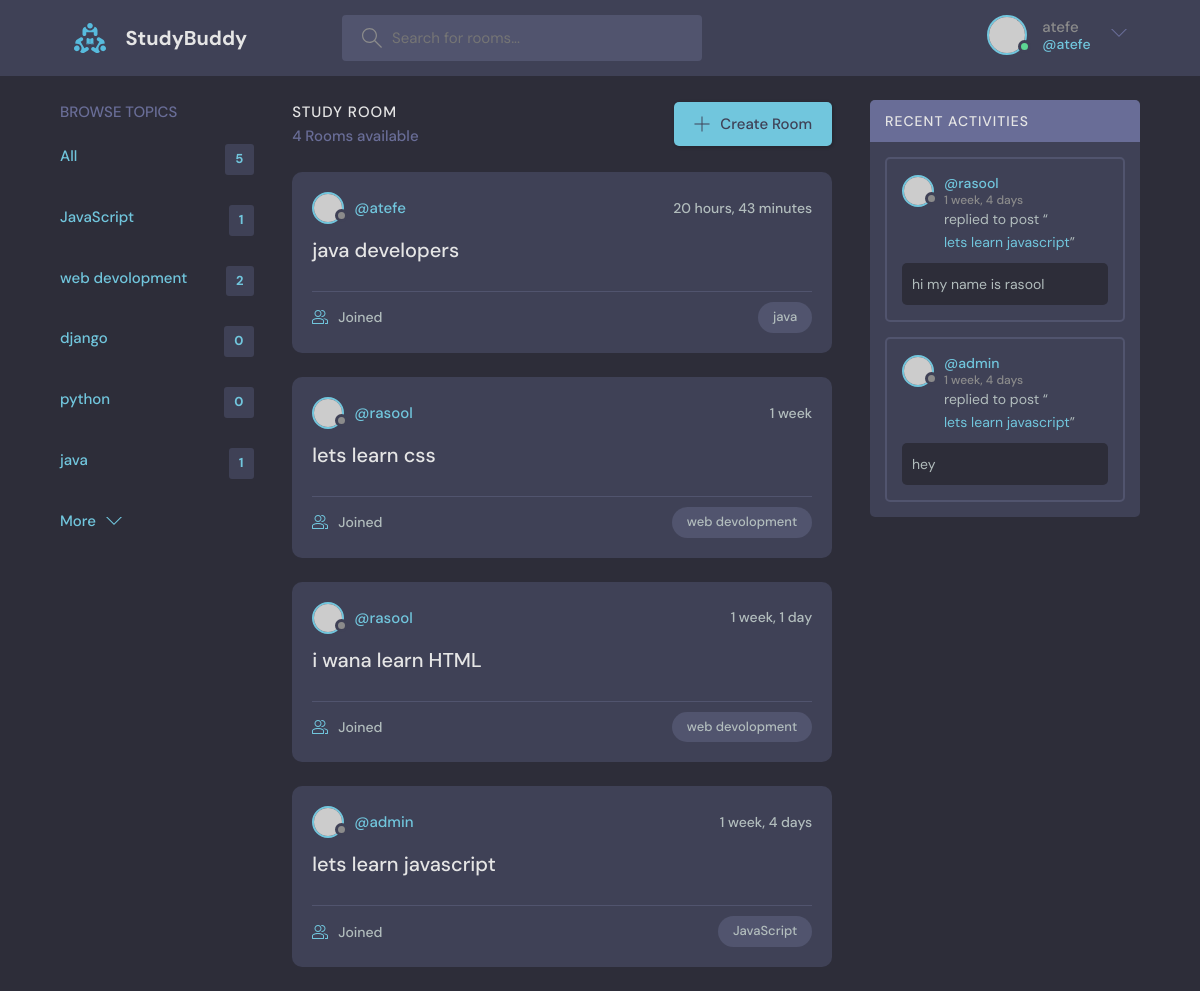
The page / (signed in) on the database its author committed.
### base/models.py (models this page shows, shortened)
class Topic(models.Model):
    name = models.CharField(_("name"), max_length=200)
    class Meta:
        verbose_name = 'topic'
        verbose_name_plural = 'topics'

class Room(models.Model):
    host = models.ForeignKey(User, verbose_name=_("host"), on_delete=models.SET_NULL, null=True)
    topic = models.ForeignKey("base.Topic", verbose_name=_("topic"), on_delete=models.SET_NULL, null=True)
    name = models.CharField(_("name"), max_length=200)
    description = models.TextField(_("description"), null=True, blank=True)
    participant = models.ManyToManyField(User, related_name="participant" , verbose_name=_("participants"))
    updated = models.DateTimeField(_("update"), auto_now=True)
    created = models.DateTimeField(_("create"), auto_now_add=True)
    def __str__(self):
        return self.name
    class Meta:
        db_table = 'Room'
        verbose_name = 'room'
        verbose_name_plural = 'rooms'
        ordering = ["-updated","-created"]

class Message(models.Model):
    user = models.ForeignKey(User, verbose_name=_("user"), on_delete=models.CASCADE)
    room = models.ForeignKey("base.Room", verbose_name=_("room"), on_delete=models.CASCADE)
    body = models.TextField(_("body"))
    updated = models.DateTimeField(_("update"), auto_now=True)
    created = models.DateTimeField(_("create"), auto_now_add=True)
    class Meta:
        ordering = ["-updated","-created"]
    def __str__(self):
        return self.body[:50]

### base/views.py (the view)
# urls.py: path("", views.home, name="home"),
def home(request):
    search = request.GET.get("q", "")
    rooms = Room.objects.filter(Q(topic__name__icontains=search) |
                                Q(host__username__icontains=search) |
                                Q(description__icontains=search))
    activities = Message.objects.filter(Q(room__topic__name__icontains=search))
    topic = Topic.objects.all()
    count = rooms.count()
    context = {"rooms": rooms, "topics": topic, "count": count,"activities":activities}
    return render(request, "base/home.html", context)

### base/templates/base/home.html (shortened to what this page needs)
{% extends "main.html" %}
{% block content %}
    <main class="layout layout--3">
      <div class="container">
            {% include "base/topics_component.html" %}
        <div class="roomList">
          <div class="roomList__header">
            <div>
              <h2>Study Room</h2>
              <p>{{count}} Rooms available</p>
            </div>
            <a class="btn btn--main" href="{% url 'create-room' %}">
              <svg version="1.1" xmlns="http://www.w3.org/2000/svg" width="32" height="32" viewBox="0 0 32 32">
                <title>add</title>
                <path
                  d="M16.943 0.943h-1.885v14.115h-14.115v1.885h14.115v14.115h1.885v-14.115h14.115v-1.885h-14.115v-14.115z"
                ></path>
              </svg>
              Create Room
            </a>
          </div>
          {% include "base/feed_component.html" %}
        </div>
        {% include "base/activity_component.html" %}
      </div>
    </main>
{% endblock %}

### templates/navbar.html (shortened to what this page needs)
{% load static %}
<header class="header header--loggedIn">
    <div class="container">
      <a href="{% url 'home' %}" class="header__logo">
        <img src="{% static 'images/logo.svg' %}" />
        <h1>StudyBuddy</h1>
      </a>
      <form class="header__search" method="GET" action="{% url 'home' %}">
        <label>
          <input placeholder="Search for rooms..." name="q" />
        </label>
      </form>
      <nav class="header__menu">
        {% if request.user.is_authenticated %}
        <div class="header__user">
          <a href="{% url 'user-profile' request.user.id %}">
            <div class="avatar avatar--medium active">
              <img src="https://randomuser.me/api/portraits/men/37.jpg" />
            </div>
            <p>{{ request.user.username }} <span>@{{request.user.username}}</span></p>
          </a>
          <button class="dropdown-button">
            <svg version="1.1" xmlns="http://www.w3.org/2000/svg" width="32" height="32" viewBox="0 0 32 32">
              <title>chevron-down</title>
              <path d="M16 21l-13-13h-3l16 16 16-16h-3l-13 13z"></path>
            </svg>
          </button>
        </div>
        {% else %}
        <a href="{% url 'login' %}">
          <img src="{% static 'images/avatar.svg' %}" />
          <p>Login</p>
        </a>
        {% endif %}
      </nav>
    </div>
  </header>

### base/templates/base/topics_component.html
<div class="topics">
    <div class="topics__header">
      <h2>Browse Topics</h2>
    </div>
    <ul class="topics__list">
      <li>
        <a href="{% url 'home' %}" class="active">All <span>{{topics.count}}</span></a>
      </li>
      {% for topic in topics  %}
      <li>
        <a href="{% url 'home'%}?q={{topic.name}} " class="active">{{topic.name}} <span>{{topic.room_set.all.count}}</span></a>
      </li>
      {% endfor %}
    </ul>
    <a class="btn btn--link" href="topics.html">
      More
      <svg version="1.1" xmlns="http://www.w3.org/2000/svg" width="32" height="32" viewBox="0 0 32 32">
        <title>chevron-down</title>
        <path d="M16 21l-13-13h-3l16 16 16-16h-3l-13 13z"></path>
      </svg>
    </a>
  </div>

### base/templates/base/feed_component.html (shortened to what this page needs)
{% for room in rooms  %}
<div class="roomListRoom">
    <div class="roomListRoom__header">
      <a href="{% url 'user-profile' room.host.id %}" class="roomListRoom__author">
        <div class="avatar avatar--small">
          <img src="https://randomuser.me/api/portraits/women/11.jpg" />
        </div>
        <span>@{{room.host.username}}</span>
      </a>
      <div class="roomListRoom__actions">
        <span>{{room.created | timesince}}</span>
      </div>
    </div>
    <div class="roomListRoom__content">
      <a href="{% url 'room' room.id %}">{{ room.name }}</a>
    </div>
    <div class="roomListRoom__meta">
      <a href="{% url 'room' room.id %}" class="roomListRoom__joined">
        {{room.participants.all.count}} Joined
      </a>
      <p class="roomListRoom__topic">{{room.topic.name}}</p>
    </div>
  </div>
  {% endfor %}

### base/templates/base/activity_component.html (shortened to what this page needs)
<div class="activities">
  <div class="activities__header">
    <h2>Recent Activities</h2>
  </div>
  {% for activity in activities  %}
  <div class="activities__box">
    <div class="activities__boxHeader roomListRoom__header">
      <a href="{% url 'user-profile' activity.user.id %}" class="roomListRoom__author">
        <div class="avatar avatar--small">
          <img src="https://randomuser.me/api/portraits/women/11.jpg" />
        </div>
        <p>
          @{{activity.user}}
          <span>{{activity.created|timesince}}</span>
        </p>
      </a>
    </div>
    <div class="activities__boxContent">
      <p>replied to post “<a href="{% url 'room' activity.room.id %}">{{activity.room}}</a>”</p>
      <div class="activities__boxRoomContent">
       {{activity}}
      </div>
    </div>
  </div>
  {% endfor %}
</div>

### rows shown on the page
Topic: name "JavaScript", room_set.all.count "1"
Topic: name "web devolopment", room_set.all.count "2"
Topic: name "django", room_set.all.count "0"
Topic: name "python", room_set.all.count "0"
Topic: name "java", room_set.all.count "1"
Room: host.username "atefe", created "20 hours, 43 minutes", name "java developers", topic.name "java"
Room: host.username "rasool", created "1 week", name "lets learn css", topic.name "web devolopment"
Room: host.username "rasool", created "1 week, 1 day", name "i wana learn HTML", topic.name "web devolopment"
Room: host.username "admin", created "1 week, 4 days", name "lets learn javascript", topic.name "JavaScript"
Message: user "rasool", created "1 week, 4 days", room "lets learn javascript", body "hi my name is rasool"
Message: user "admin", created "1 week, 4 days", room "lets learn javascript", body "hey"

### other values the page prints
{{ request.user.username }} "atefe"
{{ topics.count }} "5"
{{ count }} "4"
